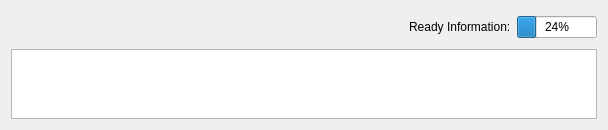
<?xml version="1.0" encoding="UTF-8"?>
<ui version="4.0">
 <class>TabularReportEntry</class>
 <widget class="QWidget" name="TabularReportEntry">
  <property name="geometry">
   <rect>
    <x>0</x>
    <y>0</y>
    <width>608</width>
    <height>125</height>
   </rect>
  </property>
  <property name="sizePolicy">
   <sizepolicy hsizetype="Preferred" vsizetype="Maximum">
    <horstretch>0</horstretch>
    <verstretch>0</verstretch>
   </sizepolicy>
  </property>
  <property name="windowTitle">
   <string>DataView</string>
  </property>
  <layout class="QVBoxLayout" name="verticalLayout">
   <item>
    <layout class="QHBoxLayout" name="horizontalLayout_5">
     <item>
      <widget class="QPushButton" name="refreshInformation">
       <property name="maximumSize">
        <size>
         <width>32</width>
         <height>32</height>
        </size>
       </property>
       <property name="toolTip">
        <string>Compute Catergory Information</string>
       </property>
       <property name="text">
        <string/>
       </property>
       <property name="icon">
        <iconset resource="../../rsc/espina.qrc">
         <normaloff>:/espina/refresh.png</normaloff>:/espina/refresh.png</iconset>
       </property>
       <property name="iconSize">
        <size>
         <width>22</width>
         <height>22</height>
        </size>
       </property>
       <property name="flat">
        <bool>true</bool>
       </property>
      </widget>
     </item>
     <item>
      <widget class="QPushButton" name="exportInformation">
       <property name="sizePolicy">
        <sizepolicy hsizetype="Fixed" vsizetype="Maximum">
         <horstretch>0</horstretch>
         <verstretch>0</verstretch>
        </sizepolicy>
       </property>
       <property name="minimumSize">
        <size>
         <width>32</width>
         <height>32</height>
        </size>
       </property>
       <property name="maximumSize">
        <size>
         <width>32</width>
         <height>32</height>
        </size>
       </property>
       <property name="baseSize">
        <size>
         <width>32</width>
         <height>32</height>
        </size>
       </property>
       <property name="toolTip">
        <string>Save Category Data</string>
       </property>
       <property name="text">
        <string/>
       </property>
       <property name="iconSize">
        <size>
         <width>22</width>
         <height>22</height>
        </size>
       </property>
       <property name="flat">
        <bool>true</bool>
       </property>
      </widget>
     </item>
     <item>
      <widget class="QPushButton" name="selectInformation">
       <property name="sizePolicy">
        <sizepolicy hsizetype="Fixed" vsizetype="Maximum">
         <horstretch>0</horstretch>
         <verstretch>0</verstretch>
        </sizepolicy>
       </property>
       <property name="minimumSize">
        <size>
         <width>32</width>
         <height>32</height>
        </size>
       </property>
       <property name="maximumSize">
        <size>
         <width>32</width>
         <height>32</height>
        </size>
       </property>
       <property name="baseSize">
        <size>
         <width>32</width>
         <height>32</height>
        </size>
       </property>
       <property name="toolTip">
        <string>Select Fields</string>
       </property>
       <property name="text">
        <string/>
       </property>
       <property name="icon">
        <iconset resource="../../rsc/espina.qrc">
         <normaloff>:/espina/settings.png</normaloff>:/espina/settings.png</iconset>
       </property>
       <property name="iconSize">
        <size>
         <width>22</width>
         <height>22</height>
        </size>
       </property>
       <property name="flat">
        <bool>true</bool>
       </property>
      </widget>
     </item>
     <item>
      <spacer name="horizontalSpacer_5">
       <property name="orientation">
        <enum>Qt::Horizontal</enum>
       </property>
       <property name="sizeHint" stdset="0">
        <size>
         <width>40</width>
         <height>20</height>
        </size>
       </property>
      </spacer>
     </item>
     <item>
      <widget class="QLabel" name="progressLabel">
       <property name="text">
        <string>Ready Information:</string>
       </property>
      </widget>
     </item>
     <item>
      <widget class="QProgressBar" name="progressBar">
       <property name="maximumSize">
        <size>
         <width>80</width>
         <height>16777215</height>
        </size>
       </property>
       <property name="value">
        <number>24</number>
       </property>
      </widget>
     </item>
    </layout>
   </item>
   <item>
    <widget class="CheckableTableView" name="tableView">
     <property name="sizePolicy">
      <sizepolicy hsizetype="Expanding" vsizetype="Maximum">
       <horstretch>0</horstretch>
       <verstretch>0</verstretch>
      </sizepolicy>
     </property>
     <property name="styleSheet">
      <string notr="true">QTableView::indicator {
     width: 15px;
     height: 15px;
 }
QTableView::indicator:checked {
     image: url(:/espina/show_all.svg);
 } 
QTableView::indicator:unchecked {
     image: url(:/espina/hide_all.svg);
 } 
</string>
     </property>
     <property name="dragDropMode">
      <enum>QAbstractItemView::InternalMove</enum>
     </property>
     <property name="defaultDropAction">
      <enum>Qt::MoveAction</enum>
     </property>
     <property name="selectionBehavior">
      <enum>QAbstractItemView::SelectRows</enum>
     </property>
     <property name="sortingEnabled">
      <bool>true</bool>
     </property>
     <attribute name="verticalHeaderVisible">
      <bool>false</bool>
     </attribute>
    </widget>
   </item>
  </layout>
 </widget>
 <customwidgets>
  <customwidget>
   <class>CheckableTableView</class>
   <extends>QTableView</extends>
   <header>GUI/Widgets/CheckableTableView.h</header>
  </customwidget>
 </customwidgets>
 <resources>
  <include location="../../rsc/espina.qrc"/>
 </resources>
 <connections/>
</ui>
